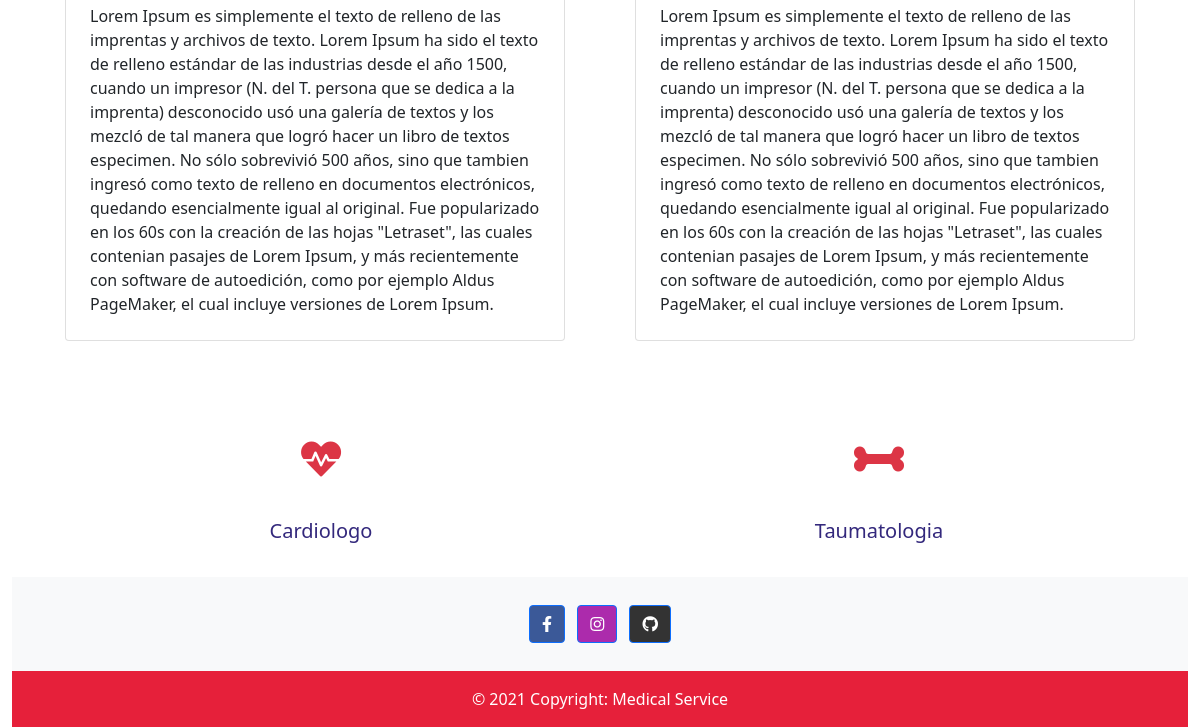
Before: / (lower part) with the older database file.
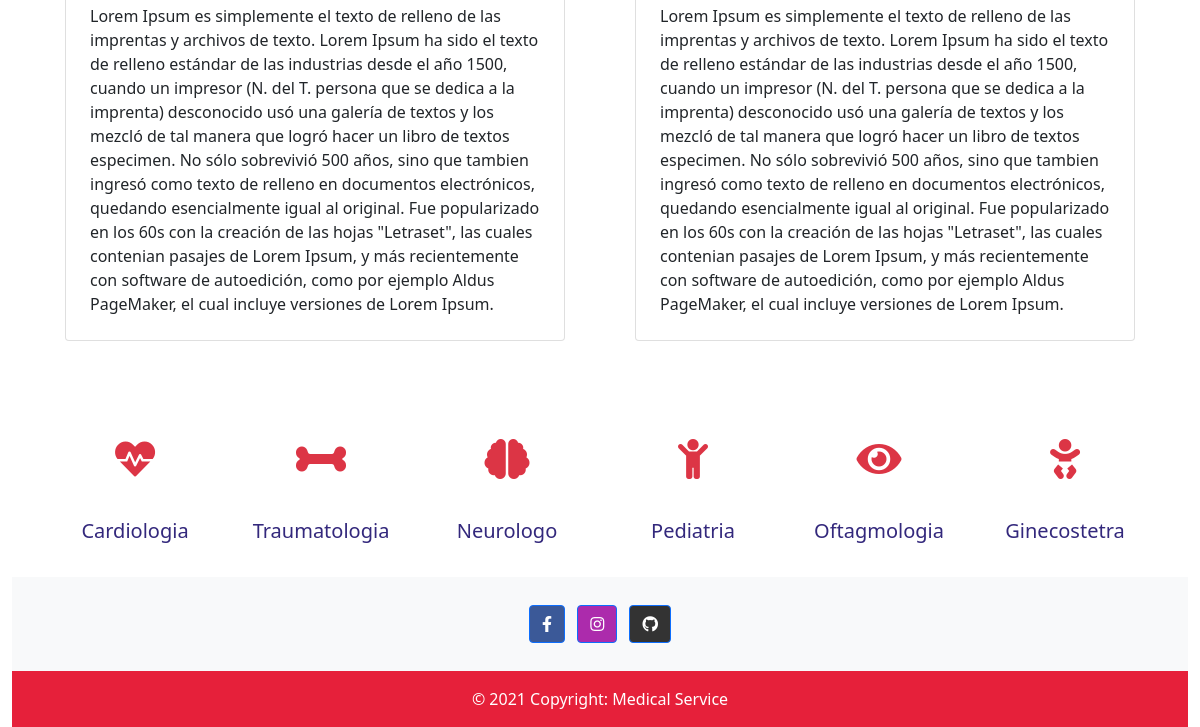
After: the same page with the newer database file.
### branchOffices/models.py (models this page shows, shortened)
class BranchOffices(models.Model):
    name = models.CharField('Nombre sucursal', max_length=50)
    address = models.CharField('Direccion', max_length=200)
    phone = models.IntegerField('Telefono')
    doctors = models.ManyToManyField(Doctor)
    specialty = models.ManyToManyField(Specialty)
    image = models.ImageField(
        'Imagen', upload_to='branchOffices/', null=True, blank=True)
    description = models.TextField()
    class Meta:
        db_table = 'branchOffice'
        verbose_name = 'branchOffice'
        verbose_name_plural = 'branchOffices'

### doctors/models.py (models this page shows, shortened)
class Specialty(models.Model):
    name = models.CharField("Especialidad", max_length=100)
    image = models.ImageField('Imagen', upload_to='specialty/',null=True,blank=True)
    icon = models.CharField(max_length=100,blank=True, null=True)

### doctors/views.py (the view)
# urls.py: path('',index,name='index')
def index(request):
    branchOffices = BranchOffices.objects.all()[:4]
    specialty = Specialty.objects.all()[:6]
    doctors = Doctor.objects.all()
    context = {
        'branchOffices': branchOffices,
        'specialty': specialty,
        'doctors': doctors,
    }
    return render(request, 'index.html', context)

### templates/index.html (shortened to what this page needs)
{% extends 'base.html' %}
{% load static %}
{% block content %}
<link rel="stylesheet" href="{% static 'css/index.css' %}">
<div class="container">
  <div class="row">
    {% for b in  branchOffices %}
    <div class="col-md-6 ml-4">
        <div class="card d-flex m-auto bofic-card">
          <div class="card-description text-justify p-4 bofic-descriptions">{{b.description}}</div>
        </div>
      </div>
      {% endfor %}
  </div>
</div>
<div class="container mb-4">
  <div class="row">
    <div class="col-md-12">
      <div class="card-group bl-0 ml-2">
        {% for s in specialty %}
          {% if s %}
            <div class="card card-container m-4">
              <a href="{% url 'detailSpecialty' s.id %}" class="d-flex aling-item-center justify-content-center">
                <i class="fa {{s.icon}} text-danger h1 m-auto p-4 " ></i>
                <div class="card-body">
                  <h5 class="card-title text-center">{{s.name}}</h5></a>
                </div>
              </div>
          {% endif %}
        {% endfor %}
      </div>
    </div>
{% endblock %}

### templates/base.html (shortened to what this page needs)
<!DOCTYPE html>
{% load static %}
<html lang="es">
<head>
    <link href="https://cdn.jsdelivr.net/npm/bootstrap@5.1.3/dist/css/bootstrap.min.css" rel="stylesheet">
    <link rel="stylesheet" href="{% static 'css/base.css' %}">
    <link rel="stylesheet" href="https://use.fontawesome.com/releases/v5.15.4/css/all.css">
    <link rel="stylesheet" href="{% static 'css/base.css' %}">
</head>
<body>
    {% block content %}
    {% endblock %}
<div class="container-fluid footer mt-4">
    <footer class="text-center bg-light text-white ">
        <div class="container p-4 pb-0">
          <section class="mb-4">
            <a
              class="btn btn-primary btn-floating m-1"
              style="background-color: #3b5998;"
              href="#!"
              role="button"
              ><i class="fab fa-facebook-f"></i
            ></a>
            <a
              class="btn btn-primary btn-floating m-1"
              style="background-color: #ac2bac;"
              href="#!"
              role="button"
              ><i class="fab fa-instagram"></i
            ></a>
            <a
              class="btn btn-primary btn-floating m-1"
              style="background-color: #333333;"
              href="#!"
              role="button"
              ><i class="fab fa-github"></i
            ></a>
          </section>
        </div>
        <div class="text-center p-3 footer-conatiner" >
          © 2021 Copyright:
          <a class="text-white" href="#">Medical Service</a>
        </div>
    </footer>
</div>
</body>
</html>

### static/css/base.css (style rules this page uses)
* { padding: 0; margin: 0; box-sizing: border-box; }
:root { --firtsColor:#E6203A; --secondsColor:#33287C; --sidebarColor:#070C1B; }
a { text-decoration: none; color: var(--secondsColor); }
body { position: relative; padding-bottom: 7rem; min-height: 100vh; }
.footer { position:absolute; bottom:0; width: 100%; margin-top:6rem; }
.footer-conatiner { background:var(--firtsColor) }

### static/css/index.css (style rules this page uses)
:root { --firtsColor:#E6203A; --w:#fff; }
.bofic-card { width:500px; transform: translateY(-50px); }
.card-container { border:0; border-left:0; }

Changed rows visible on the page:
changed Specialty: name "Cardiologo" → "Cardiologia"
changed Specialty: name "Taumatologia" → "Traumatologia"
added Specialty: name "Neurologo"
added Specialty: name "Pediatria"
added Specialty: name "Oftagmologia"
added Specialty: name "Ginecostetra"
